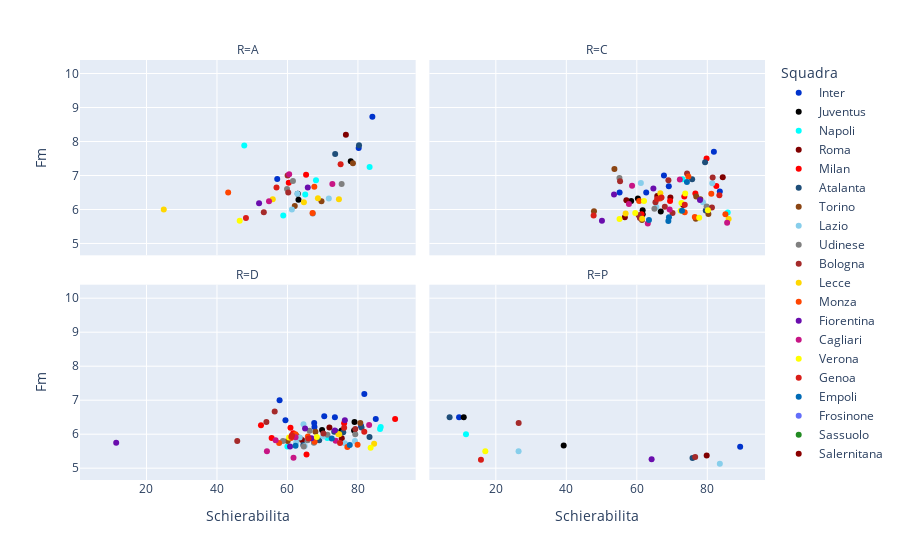

Notebook code cell kept with this figure:
### Code cell
# plot Qt.A over average vote (Fm)
fig = px.scatter(merged2[ (merged2.R.notnull()) & (merged2.Fm > 5) ],
                 x="Schierabilita", y="Fm",
                 hover_name="Nome",
                 color="Squadra",
                 facet_col= "R", facet_col_wrap=2,
                 color_discrete_map=team_colors)
fig
